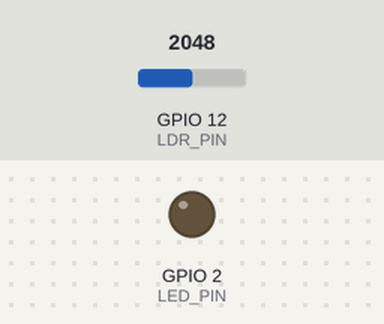
Simulated run of this sketch. Board: ESP32. On the bench: output pins drawn as LEDs (lit = HIGH). The inputs (shaded band) are chosen by the test bench; at power-on: GPIO 12 (LDR_PIN) = 2048 (analog values on the 0–4095 scale). WiFi joins after 1.5 s; servers stay silent unless stated; what the sketch prints to the serial monitor is not drawn.

Above: at 2.7 s.
2.8 s: GPIO 12 (LDR_PIN) set to 1539
4.3 s: GPIO 12 (LDR_PIN) set to 1440
At 5.5 s:
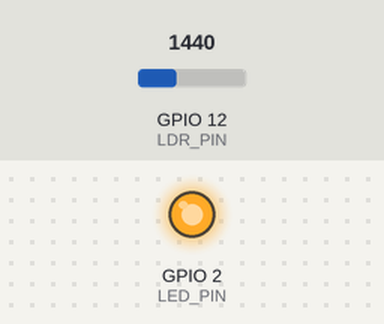
5.8 s: GPIO 12 (LDR_PIN) set to 1540
At 6.7 s:
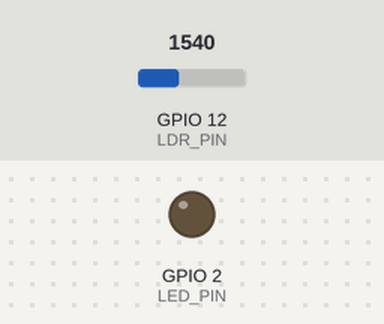
7.3 s: GPIO 12 (LDR_PIN) set to 1460
At 7.9 s:
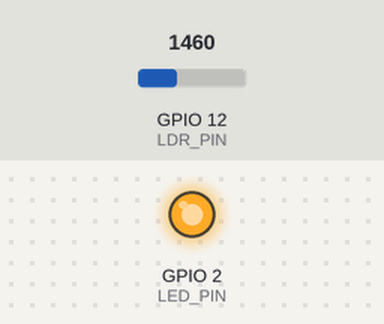
Timing chart, 0 to 9.8 s (numbered marks = the images above; inputs shaded):
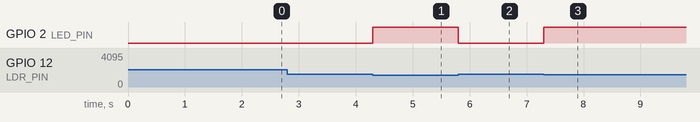

The sketch:

code.ino
```cpp
#include <WiFi.h>
#include <HTTPClient.h>

#define LDR_PIN 12
#define LED_PIN 2

const char* ssid = "TON_SSID_2.4GHz";
const char* password = "TON_MOT_DE_PASSE";
String apiKey = "QFFVQ0KN51FUHFP7";

unsigned long previousThingSpeakMillis = 0;
const unsigned long thingSpeakInterval = 15000; // 15s

int ldrValue = 0;

void setup() {
  Serial.begin(115200);
  pinMode(LED_PIN, OUTPUT);
  analogReadResolution(12);

  WiFi.begin(ssid, password);
  Serial.print("Connecting to WiFi");
  while (WiFi.status() != WL_CONNECTED) {
    delay(500);
    Serial.print(".");
  }
  Serial.println("\n✅ WiFi Connected");
}

void loop() {
  unsigned long currentMillis = millis();

  // ===== Read LDR continuously =====
  ldrValue = analogRead(LDR_PIN);
  Serial.print("💡 LDR: ");
  Serial.println(ldrValue);

  digitalWrite(LED_PIN, ldrValue < 1500 ? HIGH : LOW);

  // ===== Send to ThingSpeak every 15s =====
  if (currentMillis - previousThingSpeakMillis >= thingSpeakInterval) {
    previousThingSpeakMillis = currentMillis;

    if (WiFi.status() == WL_CONNECTED) {
      HTTPClient http;
      String url = "http://api.thingspeak.com/update?api_key=" + apiKey +
                   "&field1=" + String(ldrValue);
      http.begin(url);
      int httpCode = http.GET();
      http.end();

      Serial.println(httpCode > 0 ? "📤 Data sent to ThingSpeak" : "❌ Failed to send");
    }
  }
}
```

Measured:
- the behaviour switches between 1500 and 1499 on GPIO 12 (LDR_PIN) (found by bisection; images 0 and 1)
- after the input at 4.3 s, GPIO 2 (LED_PIN): LOW → HIGH at once
- after the input at 5.8 s, GPIO 2 (LED_PIN): HIGH → LOW at once
- after the input at 7.3 s, GPIO 2 (LED_PIN): LOW → HIGH at once
